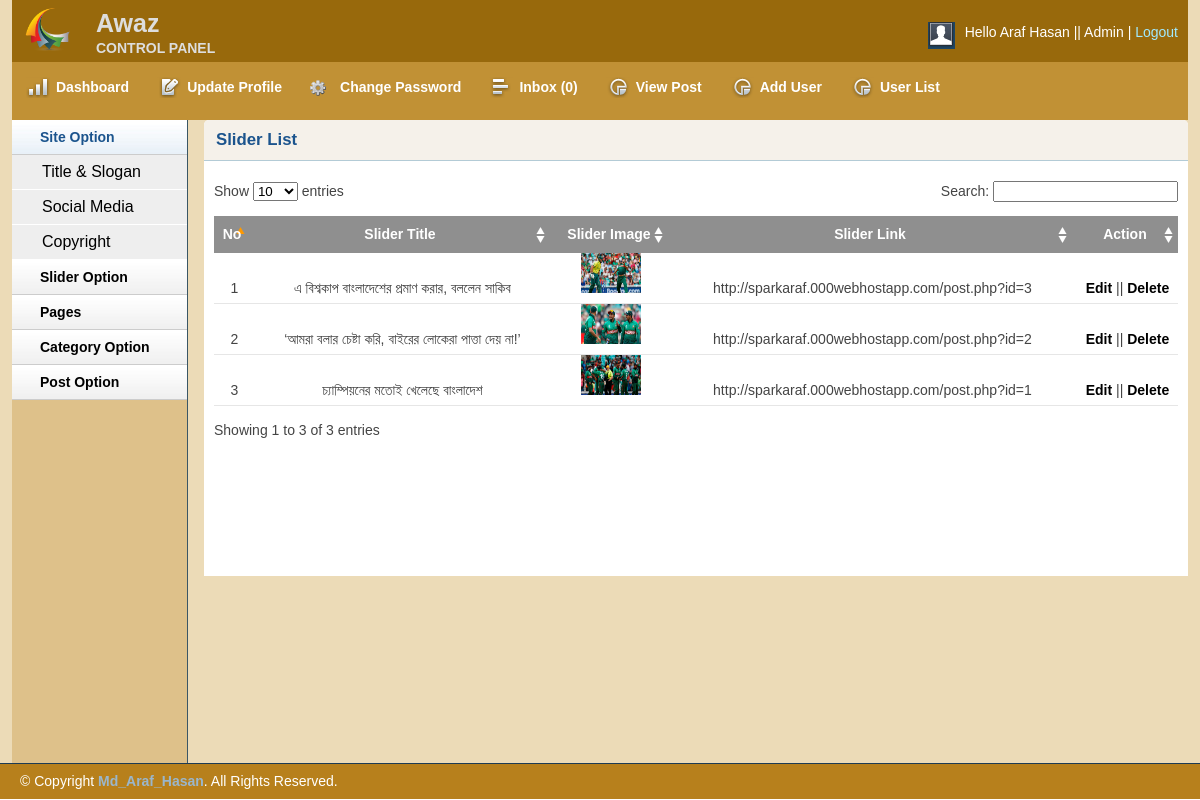
The page /admin/sliderlist.php (signed in) on the database its author committed.
### tables this page shows
CREATE TABLE `tbl_slider` (
  `id` int(11) NOT NULL,
  `title` varchar(255) NOT NULL,
  `image` varchar(255) NOT NULL,
  `link` varchar(512) NOT NULL
);

### lib/Database.php (called while the page is built, shortened)
<?php
	class Database
	{
		public $host 	= DB_HOST;
		public $user 	= DB_USER;
		public $pass 	= DB_PASS;
		public $dbName 	= DB_NAME;
		public $link, $error;
		private function connectDB(){
			$this->link = new mysqli($this->host, $this->user, $this->pass, $this->dbName);
			$this->link->set_charset("utf8");
		}
		public function selectData($data){
			$result = $this->link->query($data) or die ($this->link->error.__LINE__);
			if ($result->num_rows > 0) {
				return $result;
			}else{
				return false;
			}
		}
	}
?>

### lib/Session.php (called while the page is built, shortened)
<?php
	class Session{
		public static function get($key){
			if(isset($_SESSION[$key])){
				return $_SESSION[$key];
			}else{
				return false;
			}
		}
	}
?>

### admin/sliderlist.php (the view, shortened to what this page needs)
<?php include 'inc/adheader.php'; ?>
<?php include 'inc/adsidebar.php'; ?>
        <div class="grid_10">
            <div class="box round first grid">
                <h2>Slider List</h2>
                <div class="block">
                    <table class="data display datatable" id="example">
					<thead>
						<tr>
							<th>No</th>
							<th>Slider Title</th>
							<th>Slider Image</th>
							<th>Slider Link</th>
							<th>Action</th>
						</tr>
					</thead>
					<tbody>
						<?php
							$query = "SELECT * FROM tbl_slider ORDER BY id DESC";
							$slider = $db->selectData($query);
							if($slider){
								$i = 0;
								while($result = $slider->fetch_assoc()){
									$i++;?>
						<tr class="odd gradeX">
							<td style="text-align: center;"><?php echo $i; ?></td>
							<td><?php echo $result['title']; ?></td>
							<td><img src="<?php echo $result['image'];?>" height="40px" width = "60px"/></td>
							<td><?php echo $result['link']; ?></td>
							<td>
								<?php if(Session::get('userRole') == 0){ ?>
								<a href="editslider.php?sliderid=<?php echo $result['id']; ?>">Edit</a>
								||
								<a onclick="return confirm('Are you sure to delete this Post...!!!');" href="deleteslider.php?sliderid=<?php echo $result['id']; ?>">Delete</a>
								<?php } ?>
							</td>
						</tr>
						<?php }}  ?>
					</tbody>
				</table>
               </div>
            </div>
        </div>
   <?php include 'inc/adfooter.php'; ?>

### admin/css/text.css (style rules this page uses)
body { font: 13px/1.5 Tahoma, Helvetica, Arial, 'Liberation Sans', FreeSans, sans-serif; }
h2 { font-size: 23px; }
p, dl, hr, h1, h2, h3, h4, h5, h6, ol, ul, pre, table, address, fieldset { margin-bottom: 20px; }

### admin/css/grid.css (style rules this page uses)
.grid_1, .grid_2, .grid_3, .grid_4, .grid_5, .grid_6, .grid_7, .grid_8, .grid_9, .grid_10, .grid_11, .grid_12, .grid_13, .grid_14, .grid_15, .grid_16 { display: inline; float: left; margin-left: 1%; margin-right: 1%; }
.container_12 .grid_10 { width: 81.333%; }

### admin/css/layout.css (style rules this page uses)
body { background: #fff none repeat scroll 0 0; color: #444; font-size: 14px; padding: 0; }
a { color: #000; font-weight:bold; text-decoration: none; }
h1, h2, h3, h4, h5, h6 { line-height:1.2em; margin-bottom:.3em; }
h2 { margin-top:1em; }
.box { background:#fff; margin-bottom:20px; padding:10px 10px 10px 10px; margin-left:-8px; }
.box.grid { padding-bottom:40px; }
.box.round { -moz-border-radius: 5px 5px 0px 0px; -webkit-border-radius: 5px 5px 0px 0px; border-radius: 5px 5px 0px 0px; }
.box h2 { font-size:1.2em; font-weight:bold; color:#1B548D; background:#f5f1ea; margin:-10px -10px 0 -10px; padding:10px 12px; border-bottom:1px solid #B3CBD6; -moz-border-radius: 5px 5px 0px 0px; -webkit-border-radius: 5px 5px 0px 0px; border-radius: 5px 5px 0px 0px; }
.box.first { min-height: 406px; }
.block { padding-top:20px; }
.block { padding-bottom:1px; }
table.display { margin: 0 auto; clear: both; width: 100%; }
table.display th { text-align: center; }
.sorting_asc { background: #8f8f8f url(../img/table/sort_asc.png) no-repeat center right; padding:8px 5px; text-align:left; color:#fff; }
.sorting { background:#8f8f8f url(../img/table/sort_both.png) no-repeat center right; padding:8px 5px; text-align:left; color:#fff; }
tr.odd { height: 30px; line-height: 30px; border-bottom:1px solid #e6e6e6; text-align: center; }
tr.even { height: 30px; line-height: 30px; border-bottom:1px solid #e6e6e6; text-align: center; }
tr.odd td, tr.even td { padding-left:5px; }

### rows shown on the page
tbl_slider: title "এ বিশ্বকাপ বাংলাদেশের প্রমাণ করার, বললেন সাকিব", image (picture), link "http://sparkaraf.000webhostapp.com/post.php?id=3"
tbl_slider: title "‘আমরা বলার চেষ্টা করি, বাইরের লোকেরা পাত্তা দেয় না!’", image (picture), link "http://sparkaraf.000webhostapp.com/post.php?id=2"
tbl_slider: title "চ্যাম্পিয়নের মতোই খেলেছে বাংলাদেশ", image (picture), link "http://sparkaraf.000webhostapp.com/post.php?id=1"

### other values the page prints
Session::get('name') "Araf Hasan"
